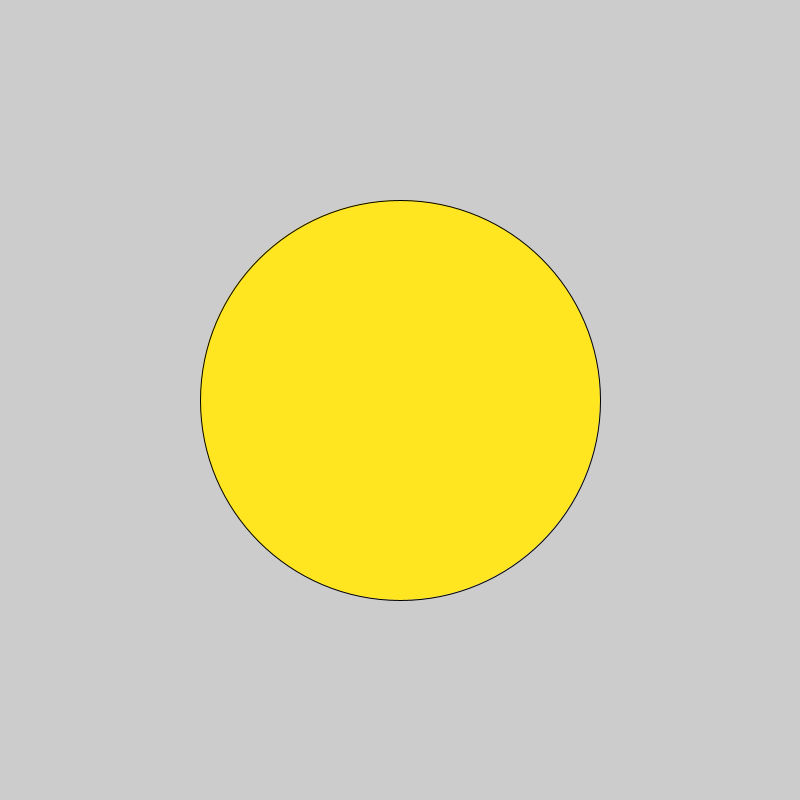
Frame 1 (no input)
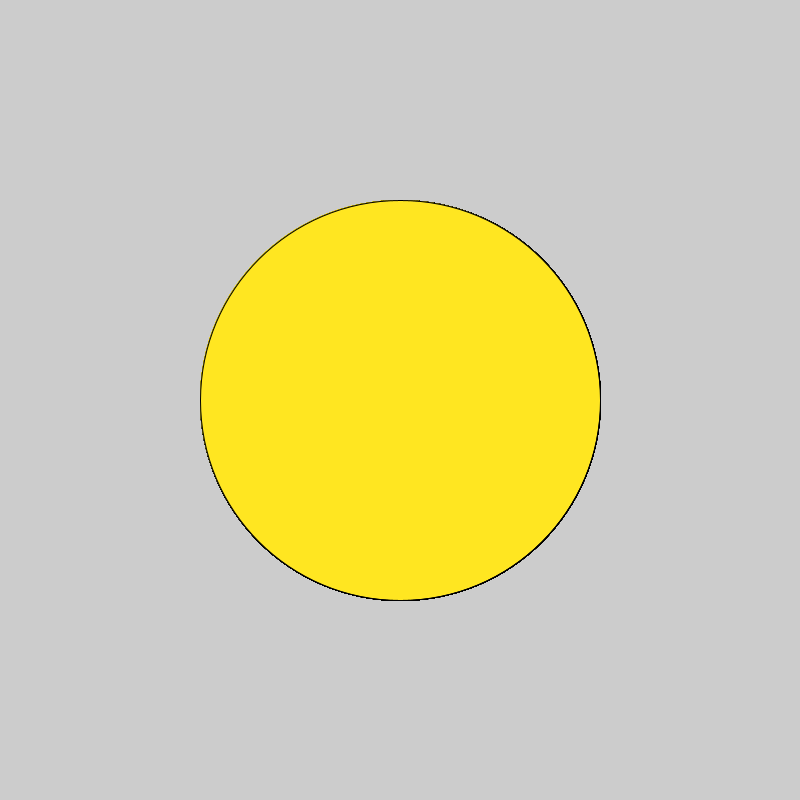
Frame 60 (the mouse pressed at the canvas centre just before this capture)
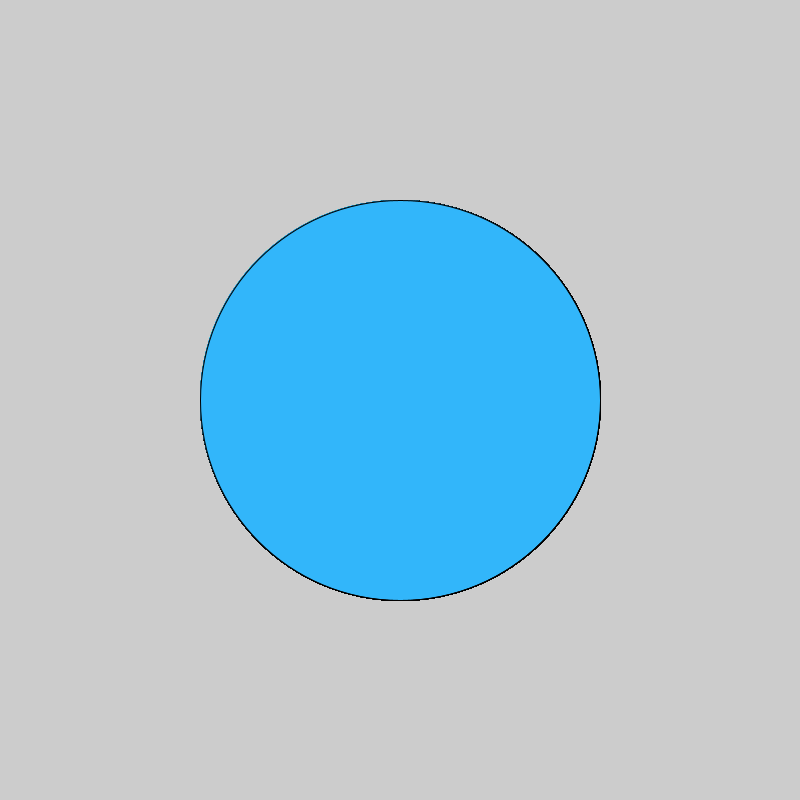
Frame 120 (the mouse held since frame 60 and released just before this capture)

The Processing sketch that drew these frames (run headless with seeded random() and noise(); from frame 60 on, the mouse is pressed at the canvas centre):

// Processing sketch: Logical_Dot
// ── Logical_Dot.pde
 void setup() {
  size(800, 800);
}

void draw() {
  
   //2. make it a nice color
fill(#FFE621);
   //3. if the mouse is pressed, fill the circle with a different color          
if(mousePressed){fill(#32B6FA);
}
   //1. draw an ellipse
ellipse(400,400,400,400);
}
// Copyright Wintriss Technical Schools 2013
